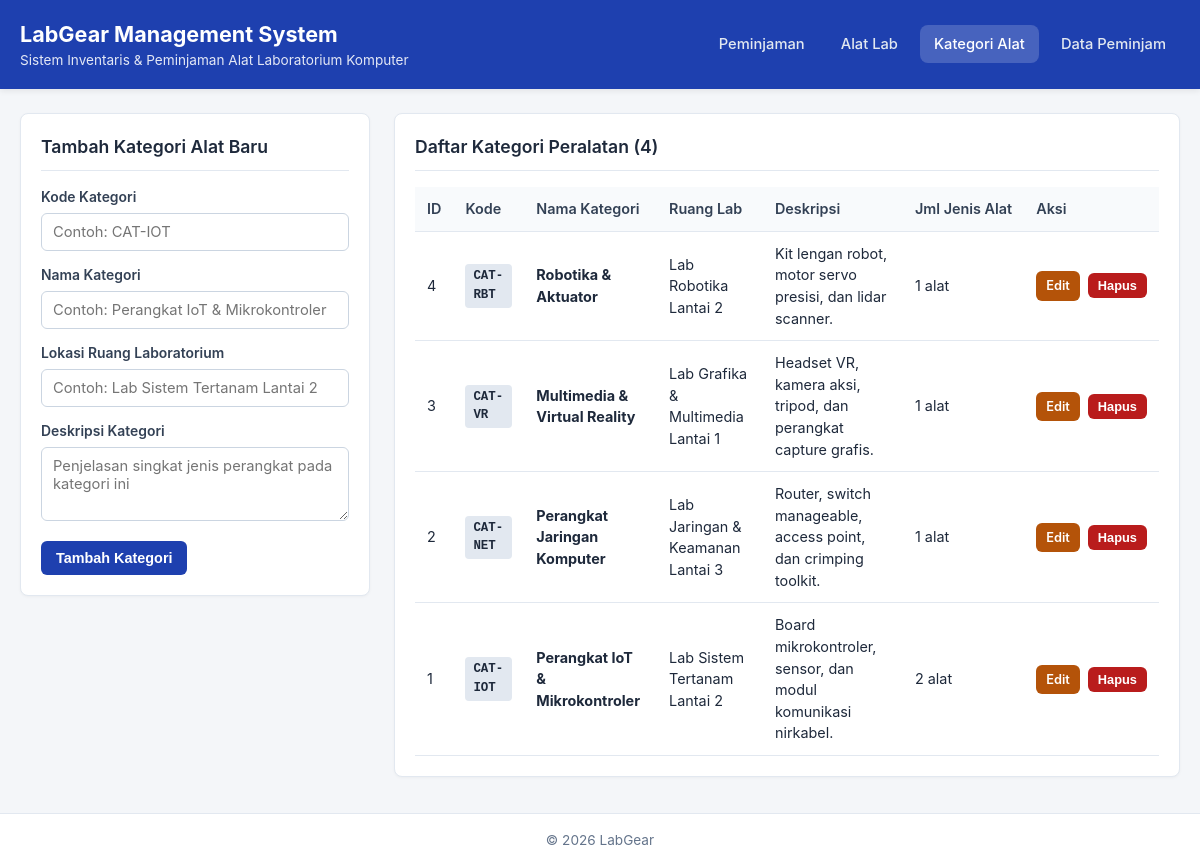
The app's page /index.php?page=categories with its own data.
### tables this page shows
CREATE TABLE `categories` (
  `id` INT UNSIGNED NOT NULL AUTO_INCREMENT,
  `category_code` VARCHAR(20) NOT NULL,
  `category_name` VARCHAR(100) NOT NULL,
  `lab_room` VARCHAR(60) NOT NULL,
  `description` VARCHAR(255) NOT NULL,
  PRIMARY KEY (`id`),
  UNIQUE KEY `uq_categories_code` (`category_code`)
);

### index.php (called while the page is built, shortened)
<?php
require_once __DIR__ . '/config/bootstrap.php';
$allowedPages = [
    'borrowings' => __DIR__ . '/view/borrowings.php',
    'equipments' => __DIR__ . '/view/equipments.php',
    'categories' => __DIR__ . '/view/categories.php',
    'borrowers'  => __DIR__ . '/view/borrowers.php',
];
$requestedPage = isset($_GET['page']) && is_string($_GET['page']) ? $_GET['page'] : 'borrowings';
$currentPage = array_key_exists($requestedPage, $allowedPages) ? $requestedPage : 'borrowings';
try {
    $database = new Database();
    $pdo = $database->getConnection();
    $categoryRepo = new Category($pdo);
} catch (Throwable $e) {
    $dbError = 'Koneksi ke database gagal. Pastikan MySQL aktif dan file database/db_lab_gear.sql sudah di-import.';
}
require $allowedPages[$currentPage];

### config/helpers.php (called while the page is built, shortened)
<?php
function e(mixed $value): string
{
    return htmlspecialchars((string) ($value ?? ''), ENT_QUOTES | ENT_SUBSTITUTE, 'UTF-8');
}

### config/bootstrap.php (called while the page is built, shortened)
<?php
require_once __DIR__ . '/helpers.php';
spl_autoload_register(static function (string $className): void {
    $safeName = basename(str_replace('\\', '/', $className));
    $filePath = dirname(__DIR__) . '/class/' . $safeName . '.php';
});

### class/Category.php (called while the page is built, shortened)
<?php
final class Category extends BaseRepository
{
    public function findAll(): array
    {
        $sql = 'SELECT c.*, COUNT(e.id) AS total_equipments
                FROM `categories` c
                LEFT JOIN `equipments` e ON e.category_id = c.id
                GROUP BY c.id
                ORDER BY c.id DESC';
        $rows = $this->run($sql)->fetchAll();
        return $rows;
    }
}

### class/BaseRepository.php (called while the page is built, shortened)
<?php
abstract class BaseRepository implements CrudRepository
{
    protected PDO $db;
    public function __construct(PDO $db)
    {
        $this->db = $db;
    }
    protected function run(string $sql, array $params = []): PDOStatement
    {
        $stmt = $this->db->prepare($sql);
        $stmt->execute($params);
        return $stmt;
    }
}

### view/categories.php (the view, shortened to what this page needs)
<?php
$categories = [];
$editingCategory = null;
if ($categoryRepo !== null) {
    try {
        $categories = $categoryRepo->findAll();
    } catch (Throwable $e) {
        $dbError = translateException($e);
    }
}
$isEdit = $editingCategory !== null;
require_once __DIR__ . '/header.php';
?>
<section class="grid-layout">
    <div class="card">
        <h2 class="card-title"><?= $isEdit ? 'Edit Kategori Alat' : 'Tambah Kategori Alat Baru' ?></h2>
        <form method="post" action="index.php?page=categories" class="form-stack">
            <div class="form-group">
                <label for="category_code">Kode Kategori</label>
                <input type="text" id="category_code" name="category_code" maxlength="20" required
                       placeholder="Contoh: CAT-IOT"
                       value="<?= e($editingCategory['category_code'] ?? '') ?>">
            </div>
            <div class="form-group">
                <label for="category_name">Nama Kategori</label>
                <input type="text" id="category_name" name="category_name" maxlength="100" required
                       placeholder="Contoh: Perangkat IoT & Mikrokontroler"
                       value="<?= e($editingCategory['category_name'] ?? '') ?>">
            </div>
            <div class="form-group">
                <label for="lab_room">Lokasi Ruang Laboratorium</label>
                <input type="text" id="lab_room" name="lab_room" maxlength="60" required
                       placeholder="Contoh: Lab Sistem Tertanam Lantai 2"
                       value="<?= e($editingCategory['lab_room'] ?? '') ?>">
            </div>
            <div class="form-group">
                <label for="description">Deskripsi Kategori</label>
                <textarea id="description" name="description" rows="3" maxlength="255" required
                          placeholder="Penjelasan singkat jenis perangkat pada kategori ini"><?= e($editingCategory['description'] ?? '') ?></textarea>
            </div>
            <div class="form-actions">
                <button type="submit" class="btn btn-primary">
                    <?= $isEdit ? 'Simpan Perubahan' : 'Tambah Kategori' ?>
                </button>
            </div>
        </form>
    </div>
    <div class="card">
        <h2 class="card-title">Daftar Kategori Peralatan (<?= count($categories) ?>)</h2>
        <div class="table-responsive">
            <table class="data-table">
                <thead>
                    <tr>
                        <th>ID</th>
                        <th>Kode</th>
                        <th>Nama Kategori</th>
                        <th>Ruang Lab</th>
                        <th>Deskripsi</th>
                        <th>Jml Jenis Alat</th>
                        <th>Aksi</th>
                    </tr>
                </thead>
                <tbody>
                    <?php if (empty($categories)): ?>
                        <tr>
                            <td colspan="7" class="empty-row">Belum ada data kategori peralatan.</td>
                        </tr>
                    <?php else: ?>
                        <?php foreach ($categories as $cat): ?>
                            <tr>
                                <td><?= e($cat['id']) ?></td>
                                <td><span class="badge badge-code"><?= e($cat['category_code']) ?></span></td>
                                <td><strong><?= e($cat['category_name']) ?></strong></td>
                                <td><?= e($cat['lab_room']) ?></td>
                                <td><?= e($cat['description']) ?></td>
                                <td><?= e($cat['total_equipments'] ?? 0) ?> alat</td>
                                <td class="actions-cell">
                                    <a href="index.php?page=categories&amp;edit=<?= e($cat['id']) ?>" class="btn btn-sm btn-warning">Edit</a>
                                    <form method="post" action="index.php?page=categories" class="inline-form"
                                          onsubmit="return confirm('Yakin ingin menghapus kategori <?= e($cat['category_name']) ?>?');">
                                        <button type="submit" class="btn btn-sm btn-danger">Hapus</button>
                                    </form>
                                </td>
                            </tr>
                        <?php endforeach; ?>
                    <?php endif; ?>
                </tbody>
            </table>
        </div>
    </div>
</section>
<?php
require_once __DIR__ . '/footer.php';

### style/style.css (style rules this page uses)
:root { --bg-body: #f4f6f9; --bg-card: #ffffff; --primary: #1e40af; --primary-hover: #1e3a8a; --secondary: #64748b; --success: #15803d; --warning: #b45309; --danger: #b91c1c; --text-main: #1e293b; --text-muted: #64748b; --border-color: #e2e8f0; --radius: 8px; }
* { box-sizing: border-box; margin: 0; padding: 0; }
body { font-family: -apple-system, BlinkMacSystemFont, "Segoe UI", Roboto, Oxygen, Ubuntu, Cantarell, sans-serif; background-color: var(--bg-body); color: var(--text-main); line-height: 1.5; min-height: 100vh; display: flex; flex-direction: column; }
.grid-layout { display: grid; grid-template-columns: 350px 1fr; gap: 24px; align-items: start; }
.card { background: var(--bg-card); border: 1px solid var(--border-color); border-radius: var(--radius); padding: 20px; box-shadow: 0 1px 3px rgba(0, 0, 0, 0.04); }
.card-title { font-size: 1.1rem; font-weight: 600; margin-bottom: 16px; padding-bottom: 10px; border-bottom: 1px solid var(--border-color); }
.form-stack { display: flex; flex-direction: column; gap: 14px; }
.form-group { display: flex; flex-direction: column; gap: 5px; }
.form-group label { font-size: 0.87rem; font-weight: 600; color: #334155; }
.form-group input, .form-group select, .form-group textarea { padding: 9px 11px; border: 1px solid #cbd5e1; border-radius: 6px; font-size: 0.92rem; font-family: inherit; background-color: #ffffff; color: var(--text-main); }
.form-actions { display: flex; gap: 8px; margin-top: 6px; }
.btn { display: inline-block; border: none; border-radius: 6px; padding: 9px 15px; font-size: 0.9rem; font-weight: 600; cursor: pointer; text-decoration: none; text-align: center; transition: opacity 0.15s ease; }
.btn-sm { padding: 5px 10px; font-size: 0.8rem; }
.btn-primary { background-color: var(--primary); color: #ffffff; }
.btn-warning { background-color: var(--warning); color: #ffffff; }
.btn-danger { background-color: var(--danger); color: #ffffff; }
.table-responsive { overflow-x: auto; }
.data-table { width: 100%; border-collapse: collapse; font-size: 0.9rem; }
.data-table th, .data-table td { padding: 11px 12px; text-align: left; border-bottom: 1px solid var(--border-color); vertical-align: middle; }
.data-table th { background-color: #f8fafc; font-weight: 600; color: #334155; white-space: nowrap; }
.actions-cell { white-space: nowrap; }
.inline-form { display: inline-block; margin-left: 4px; }
.badge { display: inline-block; padding: 3px 8px; font-size: 0.78rem; font-weight: 600; border-radius: 4px; }
.badge-code { background-color: #e2e8f0; color: #1e293b; font-family: monospace; }

### records on screen
categories: id "4", category_code "CAT-RBT", category_name "Robotika & Aktuator", lab_room "Lab Robotika Lantai 2", description "Kit lengan robot, motor servo presisi, dan lidar scanner.", total_equipments "1"
categories: id "3", category_code "CAT-VR", category_name "Multimedia & Virtual Reality", lab_room "Lab Grafika & Multimedia Lantai 1", description "Headset VR, kamera aksi, tripod, dan perangkat capture grafis.", total_equipments "1"
categories: id "2", category_code "CAT-NET", category_name "Perangkat Jaringan Komputer", lab_room "Lab Jaringan & Keamanan Lantai 3", description "Router, switch manageable, access point, dan crimping toolkit.", total_equipments "1"
categories: id "1", category_code "CAT-IOT", category_name "Perangkat IoT & Mikrokontroler", lab_room "Lab Sistem Tertanam Lantai 2", description "Board mikrokontroler, sensor, dan modul komunikasi nirkabel.", total_equipments "2"

### other values on screen
count($categories) "4"
